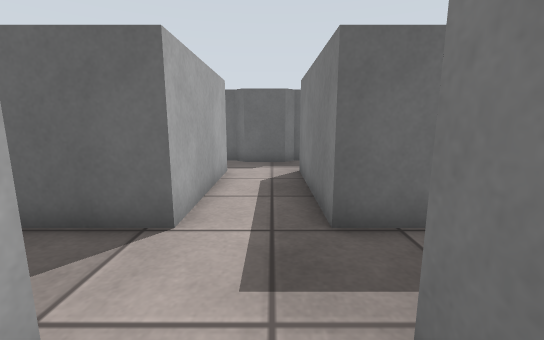
view 1 (above)

24 first-person views from a walk through a world built for the Gazebo simulator. The camera is 0.83 m above the floor, tilts 10° down and sees 90° across. The floor is counted in squares, 0.5 m on a side. Each view is taken from the middle of a square. On the plan, view 1 faces up. The plan holds only what a view shows up to about 15 squares ahead; the rest is blank. The place goes on beyond the plan. Surface patterns are stand-ins for the level's own textures.

view 2
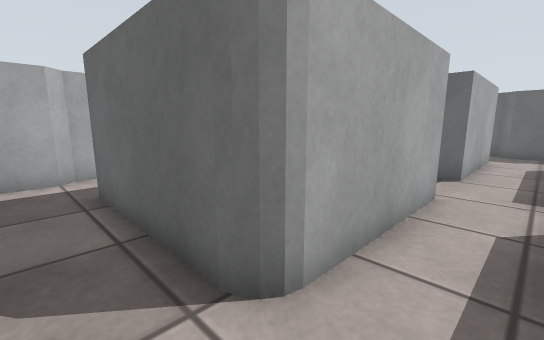

view 3
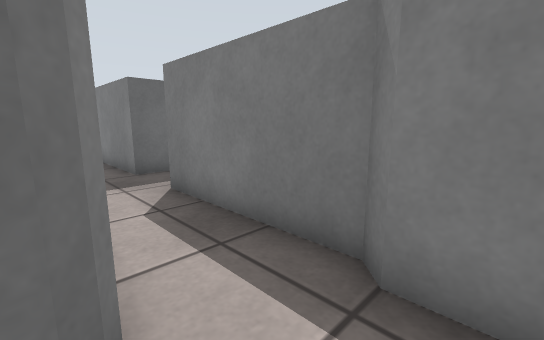

view 4
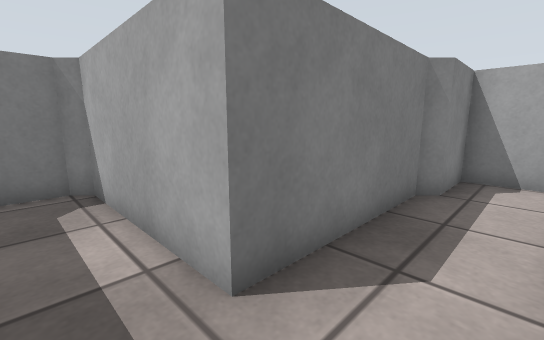

view 5
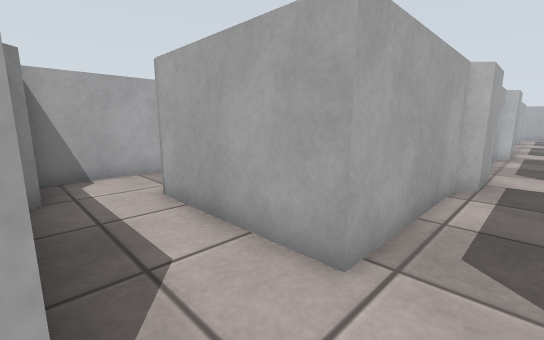

view 6
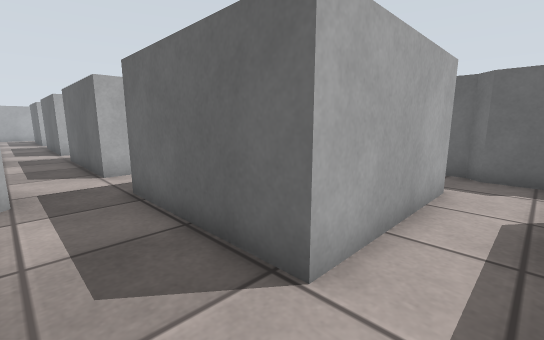

view 7
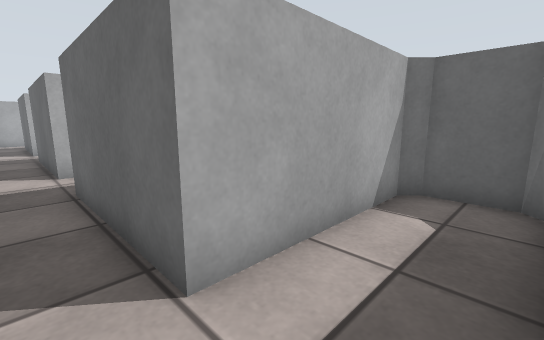

view 8
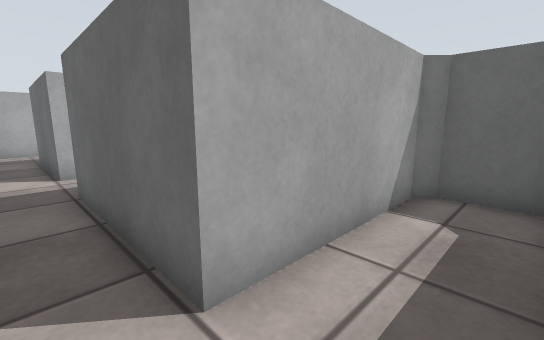

view 9
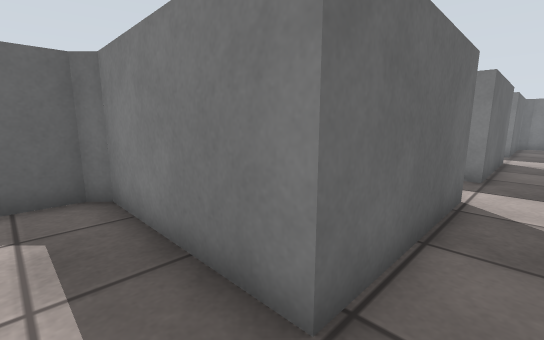

view 10
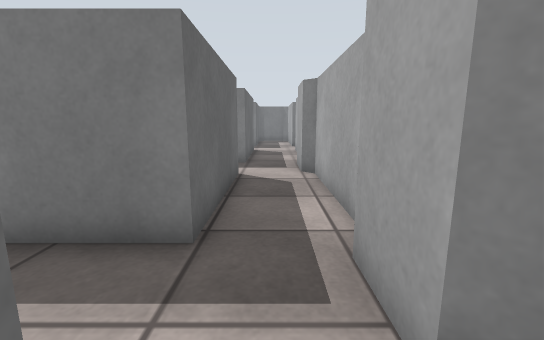

view 11
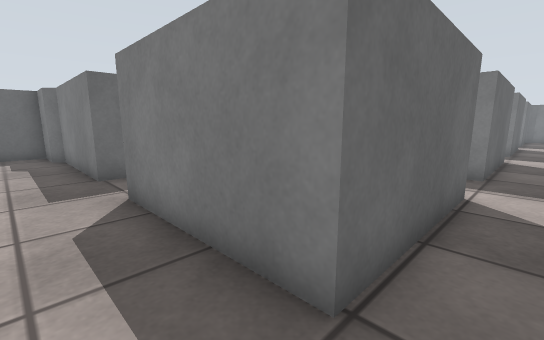

view 12
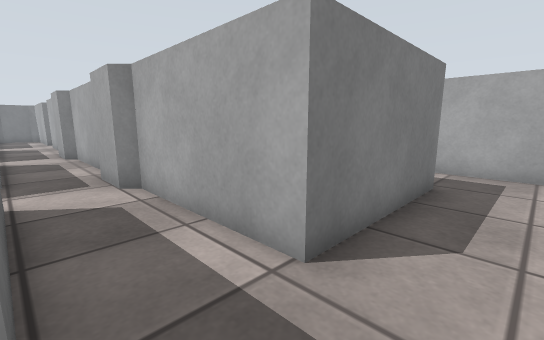

view 13
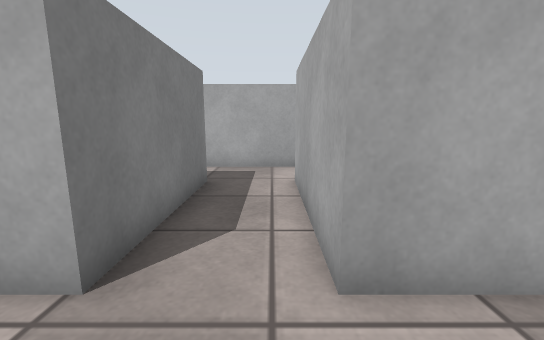

view 14
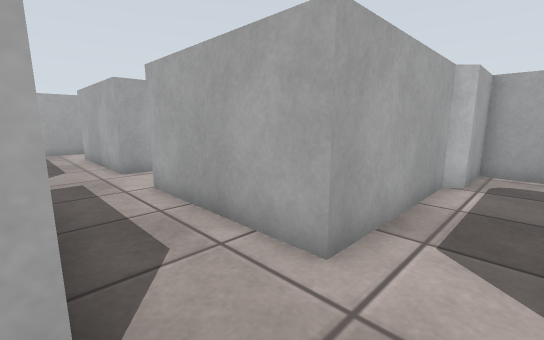

view 15
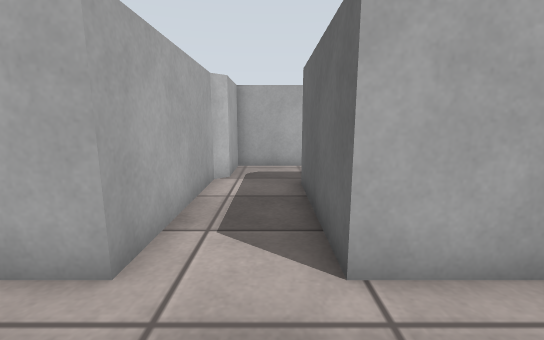

view 16
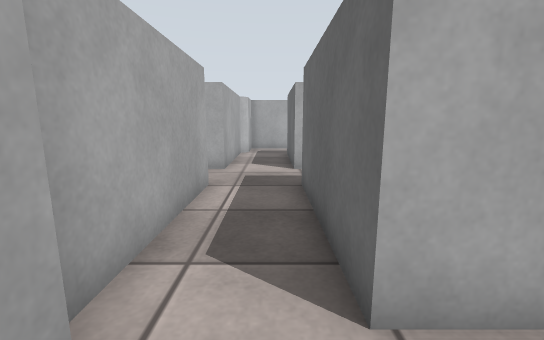

view 17
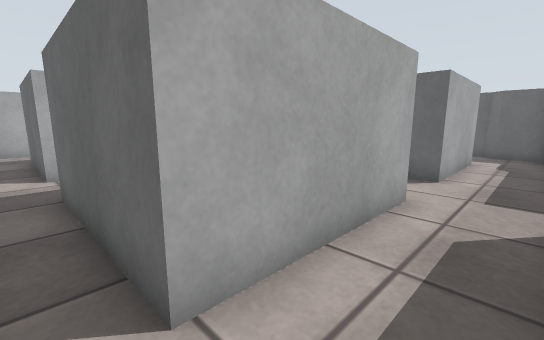

view 18
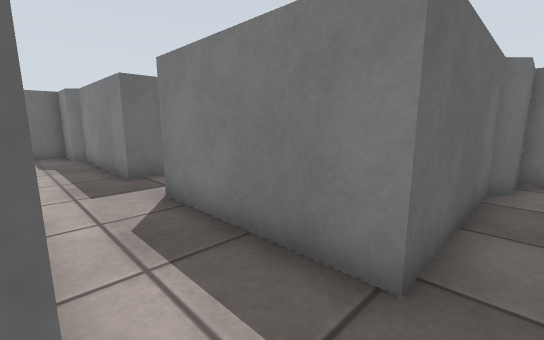

view 19
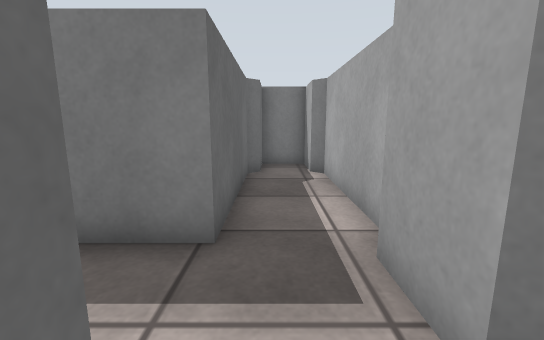

view 20
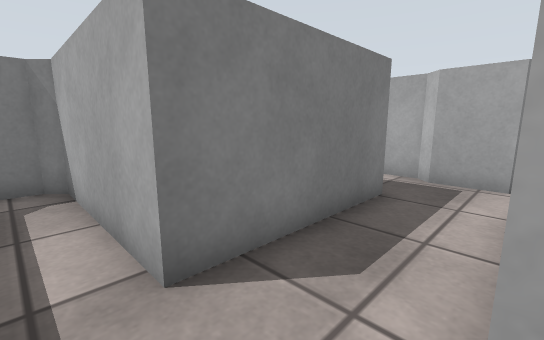

view 21
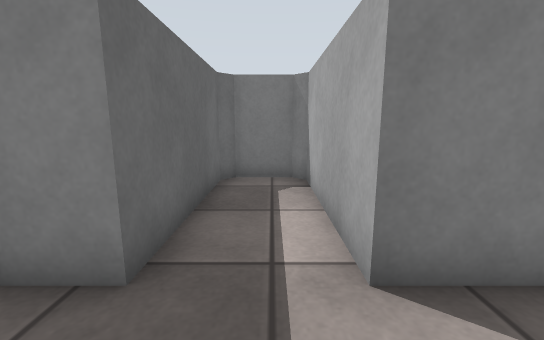

view 22
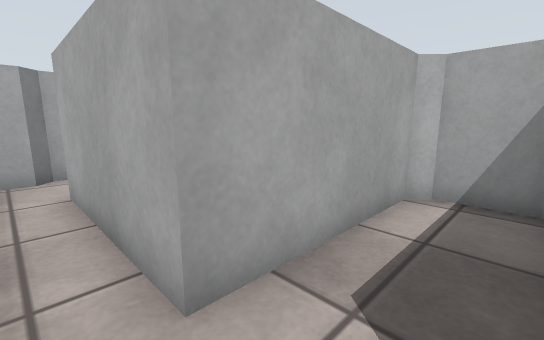

view 23
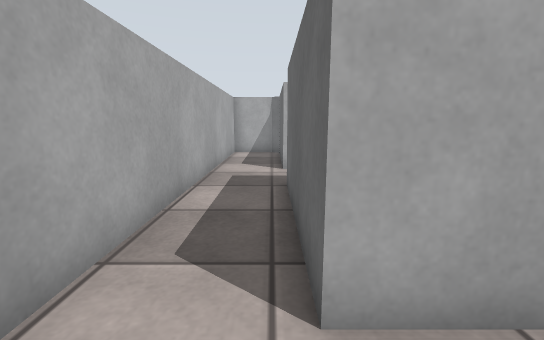

view 24
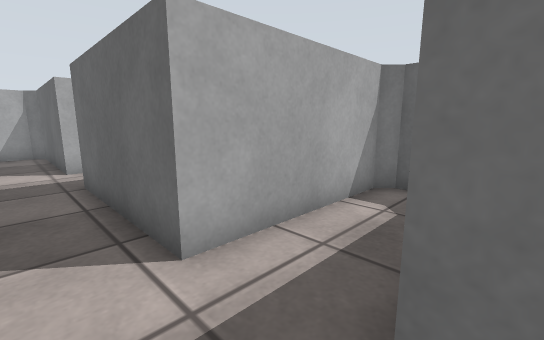

### Floor plan
Key: @ floor where view 1 was taken; # wall or solid block; . floor.
Columns run from 30 left of view 1 to 6 right of it. Each row starts with its distance up from view 1.
 27              ###
 26              ..#
 25               .##
 24              #..#
 23              #..#
 22              #..#
 21              #..#
 20             ##..#
 19       ##      .. #####
 18       .#.............#
 17       .#######..######
 16       ..#    #..#
 15       ..#    #..#
 14      #..#    #..#
 13      #..#    #..#
 12  #####..######..######      ##
 11 .....................###    . #
 10 #............###.....###    ....
  9 ######..######.#######.     #..#
  8      #..#    #..#    #.     #..#
  7      #..#    #..#    #.     #..#
  6      #..#    #..#    #.     #..#
  5      #..#    #..#    #.#    #..#
  4 ######..######..######.######..####
  3 .....................................
  2    ## ..#####################..######
  1      #..#    #.             #..#
  0      #..#    #.             #.@#
 -1      #..#    #..            #..#
 -2      #..#    #..            #..#
 -3      #..#    #..#    #.##   #..#
 -4 ######..######..     #..#####..#
 -5 #.............. .    #.........#
 -6 ##############             #####

Positions as (right, up) in squares from view 1, and headings:
1: (0, 0), facing up
2: (0, -5), facing up-left
3: (-2, -5), facing up-right
4: (-1, 3), facing down-right
5: (1, 3), facing down-left
6: (0, 2), facing up-left
7: (-7, 3), facing up-left
8: (-15, 3), facing up-left
9: (-16, 3), facing up-right
10: (-18, 3), facing right
11: (-24, 3), facing up-right
12: (-24, 4), facing down-right
13: (-24, 4), facing down
14: (-22, 11), facing down-left
15: (-22, 11), facing left
16: (-15, 11), facing left
17: (-15, 11), facing up-left
18: (-17, 11), facing up-right
19: (-18, 11), facing right
20: (-17, 18), facing down-right
21: (-17, 18), facing right
22: (-16, 19), facing down-left
23: (-15, -4), facing left
24: (-14, -5), facing up-left
